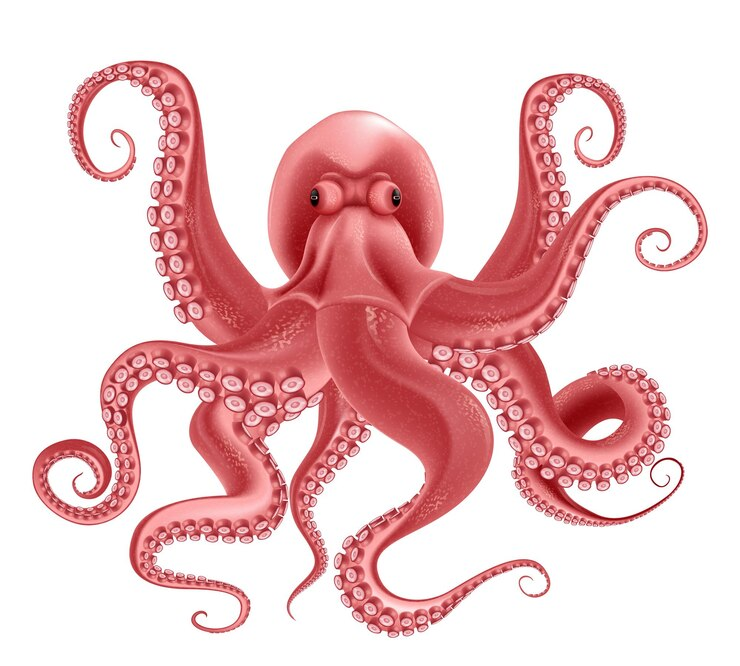
#> input picture octopus.png, 740 x 666 px
$ jupyter execute 10-ShapeOfImage.ipynb
#> lines starting #> are read from the running program, lines starting #| are printed output that depends on the picture
[cell 1]
import cv2
img = cv2.imread('octopus.png',0)
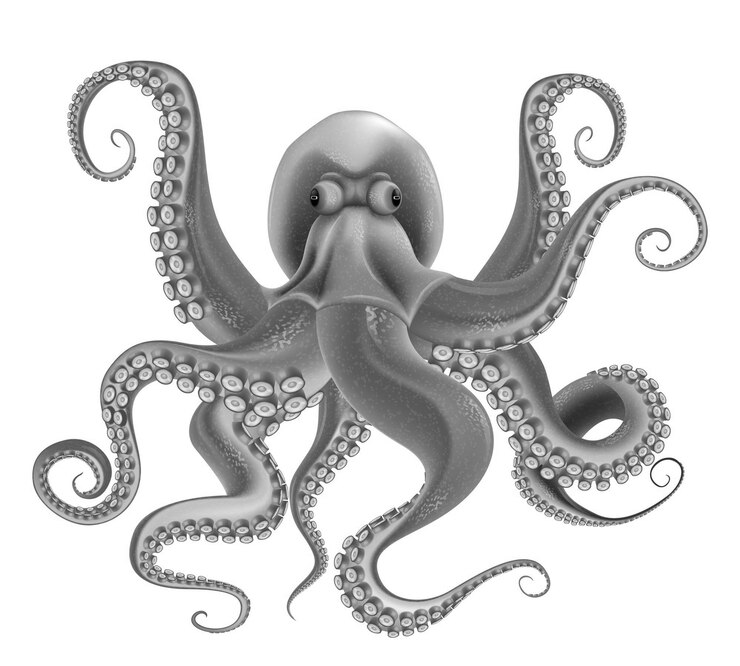
#> img: shape (666, 740); min 0, max 255, mean 213
print("Size Of Image")
print(img.shape)
#| (666, 740)

print("--"*20)

print("Pixels Of Image")
print(img.min())
#| 0
print(img.max())
#| 255
